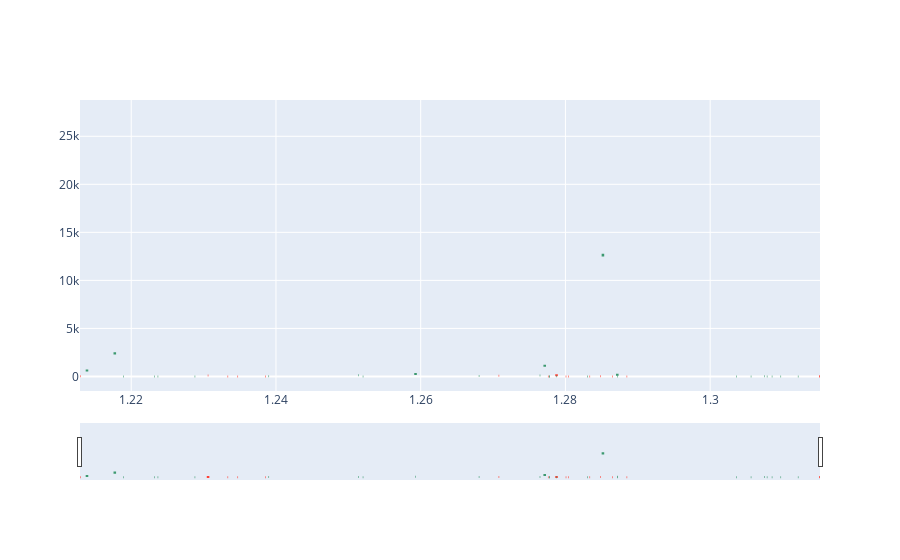

This figure's notebook cell:
### Code cell
fig = go.Figure(go.Candlestick(x=final.iloc[:,2],
  open=final.iloc[0,:],
  high=final.iloc[4,:],
  low=final.iloc[2,:],
  close=final.iloc[1,:]))
fig.show()
